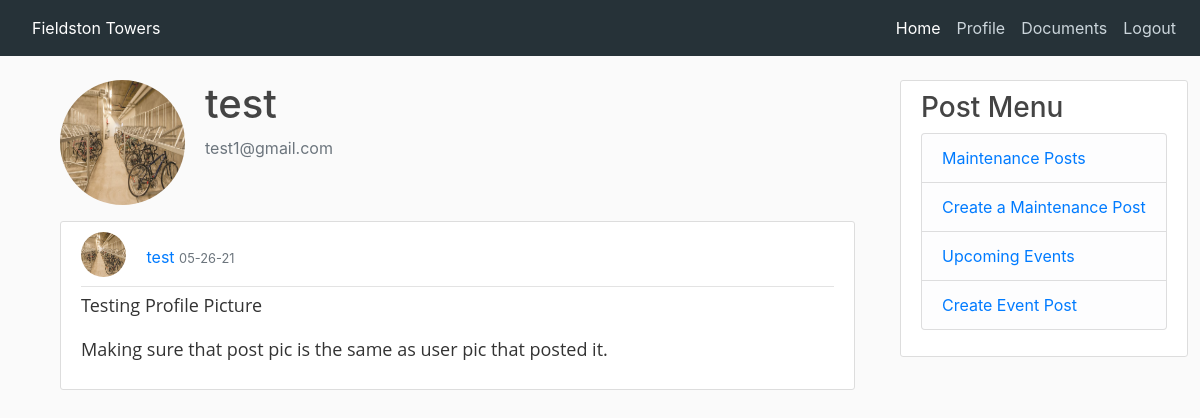
Screenshot of /user/test (signed in) with the database file from the repository.
### app/models.py (models this page shows, shortened)
class User(UserMixin, db.Model):
    id = db.Column(db.Integer, primary_key=True)
    username = db.Column(db.String(20), unique=True, nullable=False)
    first_name = db.Column(db.String(60), nullable=False)
    last_name = db.Column(db.String(60), nullable=False)
    phone_number = db.Column(db.String())
    email = db.Column(db.String(120), unique=True, nullable=False)
    profile_img = db.Column(db.String(20), default='default.jpg')
    password_hash = db.Column(db.String(128), nullable=False)
    email_notification = db.Column(db.Boolean, default=False)
    text_notification = db.Column(db.Boolean, default=False)
    posts = db.relationship('CommunityBoard', backref='author', lazy=True)
    maintenances = db.relationship('Maintenance', backref='author', lazy=True)
    events = db.relationship('Event', backref='author', lazy=True)
    admin = db.Column(db.Boolean, default=False)

class CommunityBoard(db.Model):
    id = db.Column(db.Integer, primary_key=True)
    title = db.Column(db.String)
    post_img = db.Column(db.String(20), nullable=True)
    body = db.Column(db.String)
    user_id = db.Column(db.Integer, db.ForeignKey('user.id'))
    timestamp = db.Column(db.DateTime, default=datetime.utcnow())

### app/routes.py (the view)
@app.route('/user/<username>')
@login_required
def user(username):
    user = User.query.filter_by(username=username).first_or_404()
    posts = CommunityBoard.query.filter_by(user_id=user.id).order_by(CommunityBoard.timestamp.desc()).all()
    return render_template('user.html', user=user, posts=posts)

### app/models.py (called while the page is built)
@login.user_loader
def load_user(id):
    return User.query.get(int(id))

### app/templates/user.html (shortened to what this page needs)
{% extends "base_login.html" %}
{% block content %}
<main class="container">
    <div class="media">
        <img class="rounded-circle account-img" src="{{ url_for('static', filename='profile_pics/' + user.profile_img)}}">
        <div class="media-body">
            <h2 class="account-heading">{{ user.username }}</h2>
            <p class="text-secondary">{{ user.email }}</p>
        </div>
    </div>
    {% for post in posts %}
    <article class="media content-section">
        <div class="media-body">
            <div class="article-metadata">
                <img class="rounded-circle article-img"
                     src="{{ url_for('static', filename='profile_pics/' + post.author.profile_img) }}">
                <a href="{{ url_for('user', username=post.author.username) }}">{{ post.author.username }}</a>
                <small class="text-muted">{{ post.timestamp.strftime('%m-%d-%y') }}</small>
            </div>
            <p class="article-content">{{ post.title}}</p>
            <p class="article-content">{{ post.body }}</p>
        </div>
    </article>
    {% endfor %}
</main>
{% endblock %}

### app/static/css/base_login.css (style rules this page uses)
body { background: #fafafa; color: #333333; margin-top: 5rem; }
h1, h2, h3, h4, h5, h6 { color: #444444; }
.content-section { background: #ffffff; padding: 10px 20px; border: 1px solid #dddddd; border-radius: 3px; margin-bottom: 20px; }
.article-content { white-space: pre-line; font-size: 18px; font-weight: 400; line-height: 28px; font-family: 'Open Sans', sans-serif; }
.article-img { height: 45px; width: 45px; margin-right: 16px; margin-bottom: 8px; }
.article-metadata { padding-bottom: 1px; margin-bottom: 4px; border-bottom: 1px solid #e3e3e3 }
.account-img { height: 125px; width: 125px; margin-right: 20px; margin-bottom: 16px; }
.account-heading { font-size: 2.5rem; }

### rows the page displays
User: profile_img (picture), username "test", email "test1@gmail.com"
CommunityBoard: profile_img (picture), author.username "test", timestamp "05-26-21", title "Testing Profile Picture", body "Making sure that post pic is the same as user pic that posted it."
